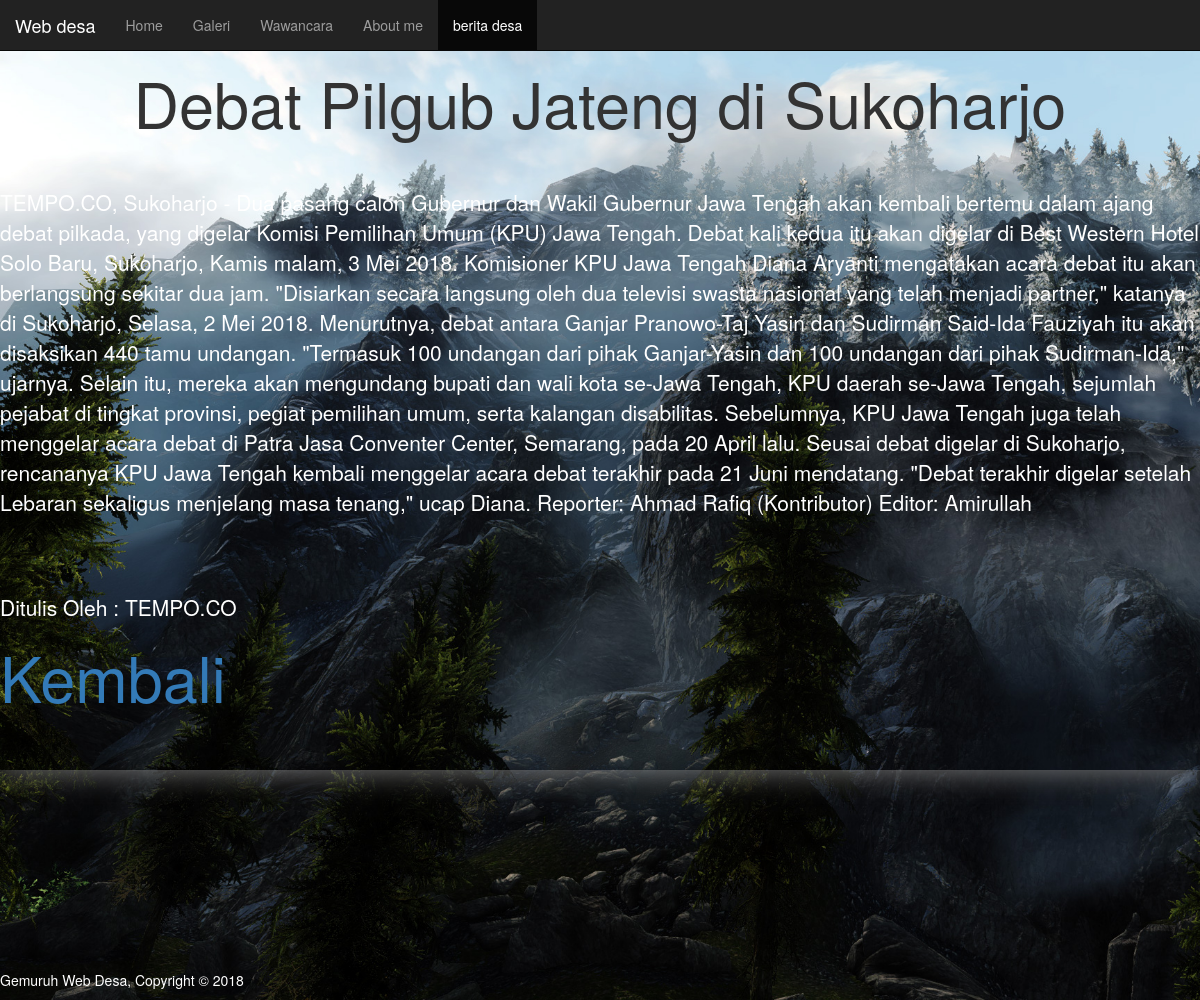
Page /klikberita.php?ID=18 on the committed database.
### tables this page shows
CREATE TABLE `artikel` (
  `ID` int(11) NOT NULL,
  `Judul` varchar(255) NOT NULL,
  `Penulis` varchar(255) NOT NULL,
  `Isi` text NOT NULL
);

### proses_berita.php (called while the page is built, shortened)
<?php
$conn = mysqli_connect("localhost", "root", "", "webdesa");
function query($query) {
  global $conn;
  $result = mysqli_query($conn, $query);
  $rows = [];
  while($row = mysqli_fetch_assoc($result)){
    $rows[] = $row;
  }
  return $rows;
}
 ?>

### klikberita.php (the view, shortened to what this page needs)
<?php
require 'proses_berita.php';
$ID = $_GET["ID"];
$artikel =query("SELECT *FROM artikel WHERE ID = $ID")[0];
?>
<!DOCTYPE html>
<html>
<head>
	<link rel="stylesheet" type="text/css" href="bootstrap-3.3.7-dist/css/bootstrap.min.css">
</head>
<body>
	<nav class="navbar navbar-inverse navbar-fixed-top">
		<div class="container-fluid">
			<div class="navbar-header">
				<a class="navbar-brand" href="#">Web desa</a>
			</div>
			<ul class="nav navbar-nav ">
				<li ><a href="index.html">Home</a></li>
				<li><a href="galeri.php">Galeri</a></li>
				<li><a href="wawancara.php">Wawancara</a></li>
				<li class="text-right"><a href="about.php">About me</a></li>
				<li class="text-right active" ><a href="konten.php">berita desa</a></li>
			</ul>
		</div>
	</nav>
    <section id="main">
      <div class="conatiner">
        <div class="box">
          <article class="jumbotron" id="main-col">
          <center>
            <h1 class="page-title"><?= $artikel["Judul"]; ?></h1>
          </center><br><br>
              <p><?= $artikel["Isi"];  ?></p><br><br><br>
              <p>Ditulis Oleh : <?=$artikel["Penulis"];  ?></p>
              <h1><a href="konten.php">Kembali</a></h1>
          </article>
        </div>
      </div>
    </section>
    <footer style="margin-top:200px;">
      <p>Gemuruh Web Desa, Copyright &copy; 2018</p>
    </footer>
  </body>
</html>

### klikberita.php (style rules this page uses)
body { background-image: url('PICTURES/39f310fd_TESV-2012-07-11-01-35-56-57.jpg'); background-size:cover; }
p { color: white; }
.jumbotron { width: 100%; box-shadow: 0 0 30px grey; background: none; background-size: cover; }

### rows in the picture
artikel: Judul "Debat Pilgub Jateng di Sukoharjo", Isi "TEMPO.CO, Sukoharjo - Dua pasang calon Gubernur dan Wakil Gubernur Jawa Tengah akan kembali bertemu dalam ajang debat pilkada, yang digelar Komisi Pemilihan Umum (KPU) Jawa Tengah. Debat kali kedua itu akan digelar di Best Western Hotel Solo Baru, Sukoharjo, Kamis malam, 3 Mei 2018. Komisioner KPU Jawa Tengah Diana Aryanti mengatakan acara debat itu akan berlangsung sekitar dua jam. \"Disiarkan secara langsung oleh dua televisi swasta nasional yang telah menjadi partner,\" katanya di Sukoharjo, Selasa, 2 Mei 2018. Menurutnya, debat antara Ganjar Pranowo-Taj Yasin dan Sudirman Said-Ida Fauziyah itu akan disaksikan 440 tamu undangan. \"Termasuk 100 undangan dari pihak Ganjar-Yasin dan 100…", Penulis "TEMPO.CO"
